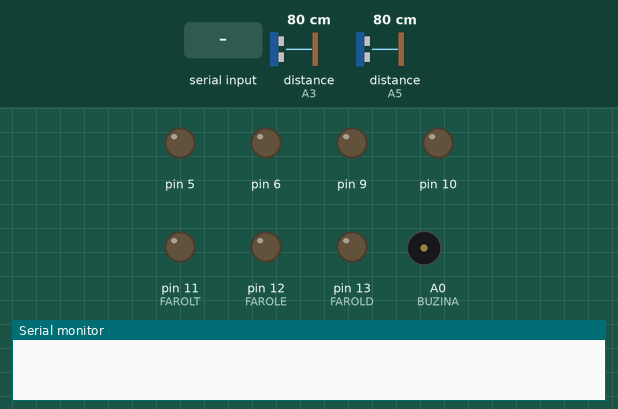
This sketch was run on a simulated Arduino Uno, built with avr-gcc and run on an emulated ATmega328P. Parts: output pins drawn as LEDs (lit = HIGH), buzzer (waves = sounding, pin HIGH), the last lines printed to the serial monitor. The inputs (shaded band) are chosen by the test bench; at power-on: distance to the obstacle (sensors on A3, A5) 80 cm.

Above: at 1.3 s.
1.4 s: "?" received over the second serial link
At 2.1 s:
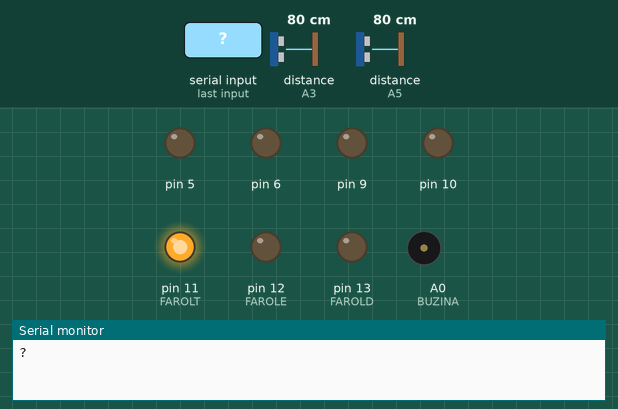
2.9 s: "W" received over the second serial link
At 3.3 s:
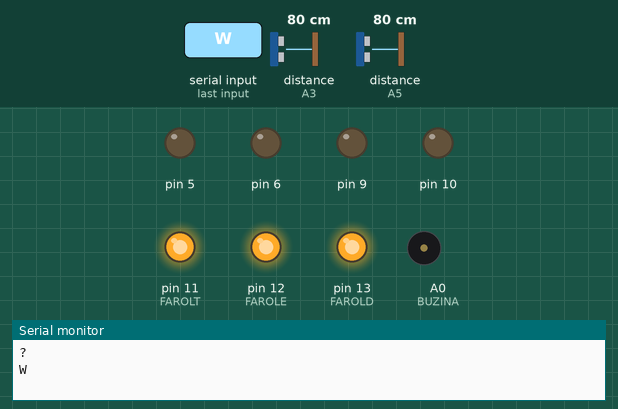
4.4 s: "F" received over the second serial link
At 5.6 s:
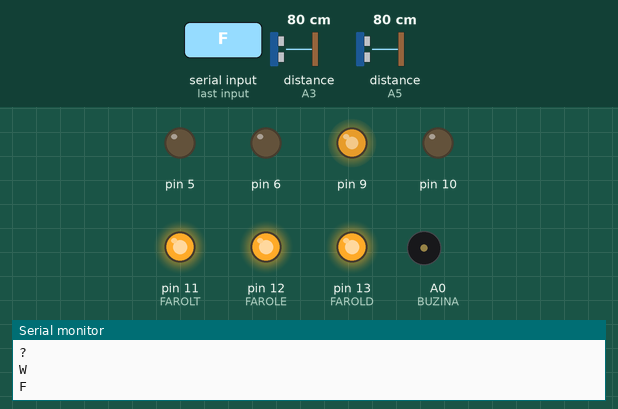
5.9 s: "B" received over the second serial link
At 6.7 s:
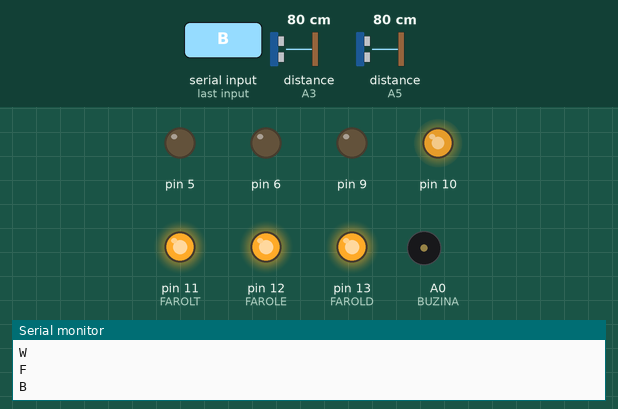
7.4 s: "L" received over the second serial link
At 7.9 s:
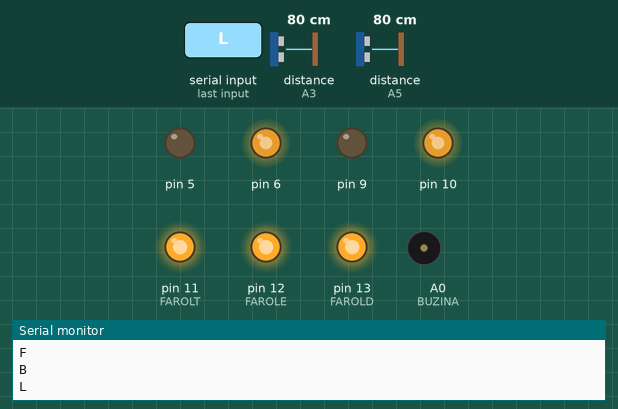
8.9 s: "R" received over the second serial link
At 10.2 s:
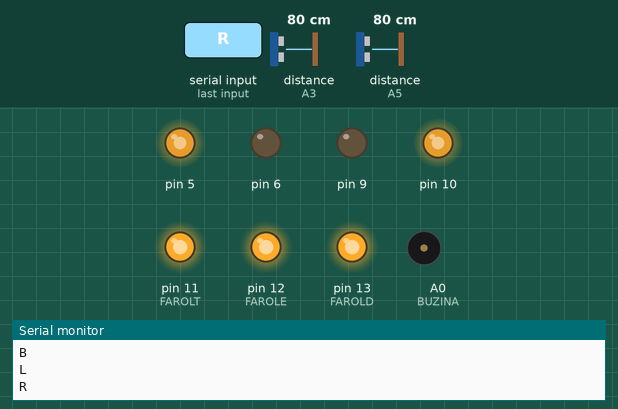
Timing chart, 0 to 11.4 s (numbered marks = the images above; inputs shaded):
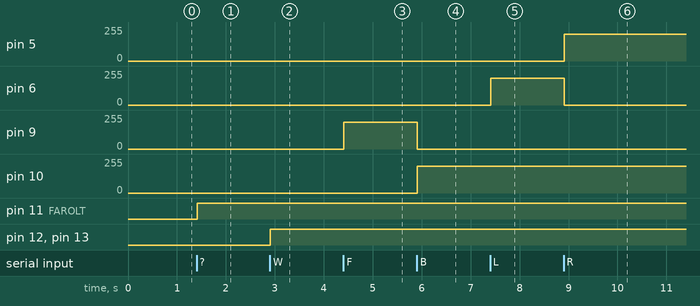

Measured:
- after the input at 1.4 s, pin 11 (FAROLT): LOW → HIGH at once
- after the input at 2.9 s, pin 12 (FAROLE), pin 13 (FAROLD): LOW → HIGH at once
- after the input at 4.4 s, pin 9: 0/255 → 200/255 at once
- after the input at 5.9 s, pin 9: 200/255 → 0/255 at once; pin 10: 0/255 → 200/255 at once
- after the input at 7.4 s, pin 6: 0/255 → 200/255 at once
- after the input at 8.9 s, pin 5: 0/255 → 200/255 at once; pin 6: 200/255 → 0/255 at once

The sketch:

arduino.ino
```cpp
#include <SoftwareSerial.h>
#include <Ultrasonic.h>

// Constantes
const int BUZINA = A0;
const int FAROLD = 13;
const int FAROLE = 12;
const int FAROLT = 11;

// Objetos
SoftwareSerial bluetoothSerial(3, 2); // RX, TX

Ultrasonic ultrassonicoFrente(A2, A3);
Ultrasonic ultrassonicoAtras(A4, A5);

// Controlador do motor
class DCMotor {
    // Declara variaveis
    int vel = 150, pin1, pin2;

    void positivo() {
      analogWrite(pin1, vel);
      digitalWrite(pin2, LOW);
    }

    void negativo() {
      digitalWrite(pin1, LOW);
      analogWrite(pin2, vel);
    }

  public:
    // Declara os pinos que irao controlar o objeto motor
    void pinos(int in1, int in2) {
      pin1 = in1;
      pin2 = in2;
      pinMode(pin1, OUTPUT);
      pinMode(pin2, OUTPUT);
    }

    // Salva a velocidade de atuacao do motor. Velocidade de 0 a 255
    void velocidade(int i) {
      if (i > 255) {
        vel = 255;
        return;
      }

      if (i < 0) {
        vel = 0;
        return;
      }

      vel = i;
    }

    // Faz motor girar no sentido horario
    void frente() {
      positivo();
    }

    void direita() {
      positivo();
    }

    // Faz motor girar no sentido anti-horario
    void atras() {
      negativo();
    }

    void esquerda() {
      negativo();
    }

    // Desliga motor
    void parar() {
      digitalWrite(pin1, LOW);
      digitalWrite(pin2, LOW);
    }
};

DCMotor MotorDianteiro, MotorTraseiro;

// Liga fusca
void setup() {
  Serial.begin(9600);
  bluetoothSerial.begin(9600);

  delay(100);

  pinMode(BUZINA, OUTPUT);

  pinMode(FAROLD, OUTPUT);
  pinMode(FAROLE, OUTPUT);
  pinMode(FAROLT, OUTPUT);

  MotorDianteiro.pinos(5, 6);
  MotorTraseiro.pinos(9, 10);

  MotorDianteiro.velocidade(200); // 80% da forca maxima
  MotorTraseiro.velocidade(200); // 80% da forca maxima
}

void loop() {
  // Recebe dados do bluetooth
  if (bluetoothSerial.available()) {
    char comando = bluetoothSerial.read();

    Serial.println(comando);

    // Le dados dos sensores ultrassonicos
    int sensorAtivo = leUltrassonico(ultrassonicoFrente, ultrassonicoAtras);

    // Liga farois
    controlaLuzes(FAROLD, FAROLE, FAROLT, comando);

    // Controla motores
    controlaMotores(MotorDianteiro, MotorTraseiro, comando);
  }
}
```

controlaLuzes.ino
```cpp
// Contra luzes
void controlaLuzes(int FAROLD, int FAROLE, int LUZTETO, char comando) {
  if (comando == "" || comando == "?" || comando == "S" || comando == "&") {
    digitalWrite(LUZTETO, LOW);
  } else {
    digitalWrite(LUZTETO, HIGH);
  }


  switch (comando) {
    // Liga farol
    case 'W':
      digitalWrite(FAROLD, HIGH);
      digitalWrite(FAROLE, HIGH);
      break;

    // Desliga farol
    case 'w':
      digitalWrite(FAROLD, LOW);
      digitalWrite(FAROLE, LOW);
      break;
  }
}
```

controlaMotores.ino
```cpp
// Funcao que controla motores
void controlaMotores(DCMotor MotorDianteiro, DCMotor MotorTraseiro, char comando) {
  switch (comando) {
    // Frente
    case 'F':
      MotorTraseiro.frente();
      break;

    // Tras
    case 'B':
      MotorTraseiro.atras();
      break;

    // Esquerda
    case 'L':
      MotorDianteiro.esquerda();
      break;

    // Direita
    case 'R':
      MotorDianteiro.direita();
      break;

    // Frente + Esquerda
    case 'I':
      MotorTraseiro.frente();
      MotorDianteiro.esquerda();
      break;

    // Frente + Direita
    case 'G':
      MotorTraseiro.frente();
      MotorDianteiro.direita();
      break;

    // Tras + Esquerda
    case 'J':
      MotorTraseiro.atras();
      MotorDianteiro.esquerda();
      break;

    // Tras + Direita
    case 'H':
      MotorTraseiro.atras();
      MotorDianteiro.direita();
      break;

    // Para motores
    default:
      MotorTraseiro.parar();
      MotorDianteiro.parar();
      break;
  }
}
```

leUltrassonico.ino
```cpp
// Le dados dos sensores e retorna se existe algo na frente
int leUltrassonico(Ultrasonic frente, Ultrasonic tras) {
  int distanciaMin = 15; // Distancia minima em centimetros

  // Recebe medida em microsengudos dos sensores
  long msecFrente = frente.timing();
  long msecAtras = tras.timing();

  // Converte microsengudos em centimetros
  float cmFrente = frente.convert(msecFrente, Ultrasonic::CM);
  float cmAtras = tras.convert(msecAtras, Ultrasonic::CM);

  // Se ha objeto a menos que 15cm retorna valor 1 (no sensor da frente) ou -1 (no sensor de tras)
  if (cmFrente < distanciaMin) {
    return 1;
  }

  if (cmAtras < distanciaMin) {
    return -1;
  }

  // Nao tem nenhum objeto a menos que 15cm dos sensores
  return 0;
}
```
